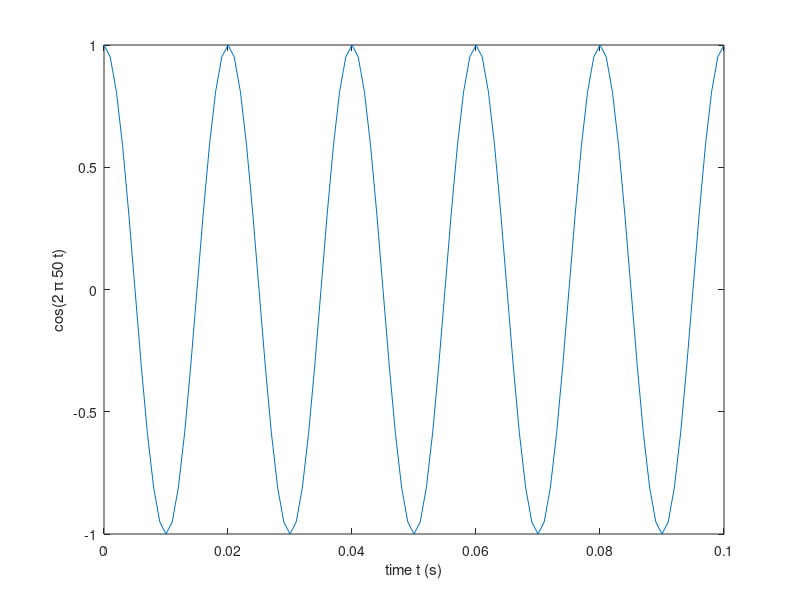

Source code (MATLAB): (Note: this script raises an error after producing the figure.)
close all; clear all; clc;

figure; 
t = 0:0.001:0.1;
plot(t, cos(2*pi*50*t)); 
xlabel('time t (s)');
ylabel('cos(2 \pi 50 t)');
ah = gca; 
% location of the plot to be zoomed in.  
s_pos =[0.05 0 0.06 0.1];
% location of the zoom-in plot  
t_pos = [0.035 0.4 0.065 0.7];    

% generate a zoom-in plot.  
az = zoomPlot(ah, s_pos, t_pos);     

% can manipulate the added axes 
% xlabel(az,'time (s)');
